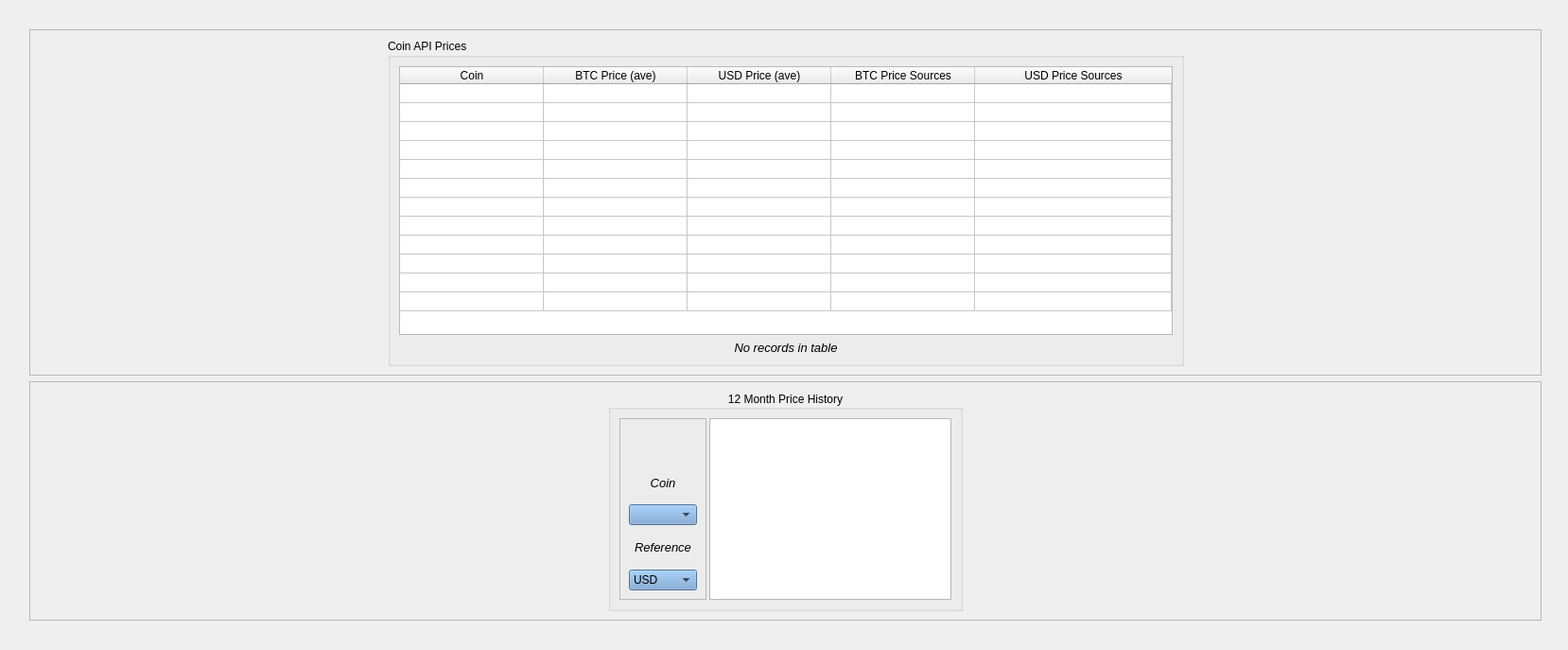
  <widget class="QWidget" name="tab_prices">
   <attribute name="title">
    <string>Prices</string>
   </attribute>
   <layout class="QGridLayout" name="gridLayout_60">
    <item row="0" column="1">
     <spacer name="horizontalSpacer_24">
      <property name="orientation">
       <enum>Qt::Horizontal</enum>
      </property>
      <property name="sizeHint" stdset="0">
       <size>
        <width>40</width>
        <height>20</height>
       </size>
      </property>
     </spacer>
    </item>
    <item row="1" column="0">
     <spacer name="verticalSpacer_12">
      <property name="orientation">
       <enum>Qt::Vertical</enum>
      </property>
      <property name="sizeHint" stdset="0">
       <size>
        <width>20</width>
        <height>40</height>
       </size>
      </property>
     </spacer>
    </item>
    <item row="1" column="1" rowspan="2">
     <widget class="QFrame" name="frame_20">
      <property name="frameShape">
       <enum>QFrame::StyledPanel</enum>
      </property>
      <property name="frameShadow">
       <enum>QFrame::Raised</enum>
      </property>
      <layout class="QGridLayout" name="gridLayout_7">
       <item row="0" column="1">
        <widget class="QGroupBox" name="groupBox_13">
         <property name="sizePolicy">
          <sizepolicy hsizetype="MinimumExpanding" vsizetype="MinimumExpanding">
           <horstretch>0</horstretch>
           <verstretch>0</verstretch>
          </sizepolicy>
         </property>
         <property name="title">
          <string>Coin API Prices</string>
         </property>
         <layout class="QGridLayout" name="gridLayout_58">
          <item row="0" column="0">
           <widget class="QTableWidget" name="prices_table">
            <property name="sizePolicy">
             <sizepolicy hsizetype="MinimumExpanding" vsizetype="MinimumExpanding">
              <horstretch>0</horstretch>
              <verstretch>0</verstretch>
             </sizepolicy>
            </property>
            <property name="styleSheet">
             <string notr="true"/>
            </property>
            <property name="sizeAdjustPolicy">
             <enum>QAbstractScrollArea::AdjustToContents</enum>
            </property>
            <property name="editTriggers">
             <set>QAbstractItemView::NoEditTriggers</set>
            </property>
            <property name="showDropIndicator" stdset="0">
             <bool>false</bool>
            </property>
            <property name="dragDropOverwriteMode">
             <bool>false</bool>
            </property>
            <property name="alternatingRowColors">
             <bool>false</bool>
            </property>
            <property name="selectionBehavior">
             <enum>QAbstractItemView::SelectRows</enum>
            </property>
            <property name="sortingEnabled">
             <bool>true</bool>
            </property>
            <property name="rowCount">
             <number>12</number>
            </property>
            <property name="columnCount">
             <number>5</number>
            </property>
            <attribute name="horizontalHeaderCascadingSectionResizes">
             <bool>true</bool>
            </attribute>
            <attribute name="horizontalHeaderDefaultSectionSize">
             <number>152</number>
            </attribute>
            <attribute name="horizontalHeaderShowSortIndicator" stdset="0">
             <bool>true</bool>
            </attribute>
            <attribute name="horizontalHeaderStretchLastSection">
             <bool>true</bool>
            </attribute>
            <attribute name="verticalHeaderVisible">
             <bool>false</bool>
            </attribute>
            <attribute name="verticalHeaderDefaultSectionSize">
             <number>20</number>
            </attribute>
            <attribute name="verticalHeaderHighlightSections">
             <bool>true</bool>
            </attribute>
            <attribute name="verticalHeaderMinimumSectionSize">
             <number>20</number>
            </attribute>
            <row/>
            <row/>
            <row/>
            <row/>
            <row/>
            <row/>
            <row/>
            <row/>
            <row/>
            <row/>
            <row/>
            <row/>
            <column>
             <property name="text">
              <string>Coin</string>
             </property>
            </column>
            <column>
             <property name="text">
              <string>BTC Price (ave)</string>
             </property>
            </column>
            <column>
             <property name="text">
              <string>USD Price (ave)</string>
             </property>
            </column>
            <column>
             <property name="text">
              <string>BTC Price Sources</string>
             </property>
            </column>
            <column>
             <property name="text">
              <string>USD Price Sources</string>
             </property>
            </column>
           </widget>
          </item>
          <item row="1" column="0">
           <widget class="QLabel" name="prices_table_msg">
            <property name="sizePolicy">
             <sizepolicy hsizetype="Minimum" vsizetype="Minimum">
              <horstretch>0</horstretch>
              <verstretch>0</verstretch>
             </sizepolicy>
            </property>
            <property name="font">
             <font>
              <pointsize>10</pointsize>
              <italic>true</italic>
             </font>
            </property>
            <property name="text">
             <string>No records in table</string>
            </property>
            <property name="alignment">
             <set>Qt::AlignCenter</set>
            </property>
           </widget>
          </item>
         </layout>
        </widget>
       </item>
       <item row="0" column="2">
        <spacer name="horizontalSpacer_16">
         <property name="orientation">
          <enum>Qt::Horizontal</enum>
         </property>
         <property name="sizeHint" stdset="0">
          <size>
           <width>40</width>
           <height>20</height>
          </size>
         </property>
        </spacer>
       </item>
       <item row="0" column="0">
        <spacer name="horizontalSpacer_26">
         <property name="orientation">
          <enum>Qt::Horizontal</enum>
         </property>
         <property name="sizeHint" stdset="0">
          <size>
           <width>40</width>
           <height>20</height>
          </size>
         </property>
        </spacer>
       </item>
      </layout>
     </widget>
    </item>
    <item row="2" column="2">
     <spacer name="verticalSpacer_13">
      <property name="orientation">
       <enum>Qt::Vertical</enum>
      </property>
      <property name="sizeHint" stdset="0">
       <size>
        <width>17</width>
        <height>320</height>
       </size>
      </property>
     </spacer>
    </item>
    <item row="3" column="1">
     <widget class="QFrame" name="frame_14">
      <property name="frameShape">
       <enum>QFrame::StyledPanel</enum>
      </property>
      <property name="frameShadow">
       <enum>QFrame::Raised</enum>
      </property>
      <layout class="QGridLayout" name="gridLayout_9">
       <item row="0" column="0">
        <spacer name="horizontalSpacer_22">
         <property name="orientation">
          <enum>Qt::Horizontal</enum>
         </property>
         <property name="sizeHint" stdset="0">
          <size>
           <width>602</width>
           <height>20</height>
          </size>
         </property>
        </spacer>
       </item>
       <item row="0" column="1">
        <widget class="QGroupBox" name="groupBox_8">
         <property name="styleSheet">
          <string notr="true"/>
         </property>
         <property name="title">
          <string>12 Month Price History</string>
         </property>
         <property name="alignment">
          <set>Qt::AlignCenter</set>
         </property>
         <layout class="QGridLayout" name="gridLayout_8">
          <property name="spacing">
           <number>3</number>
          </property>
          <item row="2" column="2">
           <widget class="PlotWidget" name="binance_history_graph">
            <property name="maximumSize">
             <size>
              <width>16777215</width>
              <height>16777215</height>
             </size>
            </property>
            <property name="styleSheet">
             <string/>
            </property>
            <property name="interactive">
             <bool>false</bool>
            </property>
            <property name="transformationAnchor">
             <enum>QGraphicsView::NoAnchor</enum>
            </property>
           </widget>
          </item>
          <item row="2" column="1">
           <widget class="QFrame" name="frame_12">
            <property name="frameShape">
             <enum>QFrame::StyledPanel</enum>
            </property>
            <property name="frameShadow">
             <enum>QFrame::Raised</enum>
            </property>
            <layout class="QVBoxLayout" name="verticalLayout_3">
             <item>
              <widget class="QFrame" name="frame_2">
               <property name="frameShape">
                <enum>QFrame::NoFrame</enum>
               </property>
               <property name="frameShadow">
                <enum>QFrame::Raised</enum>
               </property>
               <layout class="QGridLayout" name="gridLayout_11">
                <property name="leftMargin">
                 <number>0</number>
                </property>
                <property name="topMargin">
                 <number>9</number>
                </property>
                <property name="rightMargin">
                 <number>0</number>
                </property>
                <property name="bottomMargin">
                 <number>9</number>
                </property>
                <property name="spacing">
                 <number>0</number>
                </property>
                <item row="0" column="0">
                 <widget class="QLabel" name="binance_history_icon">
                  <property name="minimumSize">
                   <size>
                    <width>0</width>
                    <height>0</height>
                   </size>
                  </property>
                  <property name="maximumSize">
                   <size>
                    <width>64</width>
                    <height>64</height>
                   </size>
                  </property>
                  <property name="text">
                   <string>&lt;html&gt;&lt;head/&gt;&lt;body&gt;&lt;p&gt;&lt;img src=&quot;:/64/img/64/placeholder.png&quot;/&gt;&lt;/p&gt;&lt;/body&gt;&lt;/html&gt;</string>
                  </property>
                  <property name="alignment">
                   <set>Qt::AlignCenter</set>
                  </property>
                 </widget>
                </item>
               </layout>
              </widget>
             </item>
             <item>
              <widget class="QLabel" name="label_3">
               <property name="sizePolicy">
                <sizepolicy hsizetype="Minimum" vsizetype="Minimum">
                 <horstretch>0</horstretch>
                 <verstretch>0</verstretch>
                </sizepolicy>
               </property>
               <property name="font">
                <font>
                 <pointsize>10</pointsize>
                 <italic>true</italic>
                </font>
               </property>
               <property name="text">
                <string>Coin</string>
               </property>
               <property name="alignment">
                <set>Qt::AlignCenter</set>
               </property>
              </widget>
             </item>
             <item>
              <widget class="QComboBox" name="history_coin_combobox">
               <property name="styleSheet">
                <string notr="true">background-color: rgb(114, 159, 207);</string>
               </property>
               <property name="frame">
                <bool>true</bool>
               </property>
              </widget>
             </item>
             <item>
              <widget class="QLabel" name="label_5">
               <property name="sizePolicy">
                <sizepolicy hsizetype="Minimum" vsizetype="Minimum">
                 <horstretch>0</horstretch>
                 <verstretch>0</verstretch>
                </sizepolicy>
               </property>
               <property name="font">
                <font>
                 <pointsize>10</pointsize>
                 <italic>true</italic>
                </font>
               </property>
               <property name="text">
                <string>Reference</string>
               </property>
               <property name="alignment">
                <set>Qt::AlignCenter</set>
               </property>
              </widget>
             </item>
             <item>
              <widget class="QComboBox" name="history_quote_combobox">
               <property name="styleSheet">
                <string notr="true">background-color: rgb(114, 159, 207);</string>
               </property>
               <property name="frame">
                <bool>true</bool>
               </property>
               <item>
                <property name="text">
                 <string>USD</string>
                </property>
               </item>
               <item>
                <property name="text">
                 <string>BTC</string>
                </property>
               </item>
               <item>
                <property name="text">
                 <string>KMD</string>
                </property>
               </item>
              </widget>
             </item>
            </layout>
           </widget>
          </item>
         </layout>
        </widget>
       </item>
       <item row="0" column="2">
        <spacer name="horizontalSpacer_27">
         <property name="orientation">
          <enum>Qt::Horizontal</enum>
         </property>
         <property name="sizeHint" stdset="0">
          <size>
           <width>602</width>
           <height>20</height>
          </size>
         </property>
        </spacer>
       </item>
      </layout>
     </widget>
    </item>
    <item row="4" column="1">
     <spacer name="horizontalSpacer_21">
      <property name="orientation">
       <enum>Qt::Horizontal</enum>
      </property>
      <property name="sizeHint" stdset="0">
       <size>
        <width>40</width>
        <height>20</height>
       </size>
      </property>
     </spacer>
    </item>
   </layout>
  </widget>
